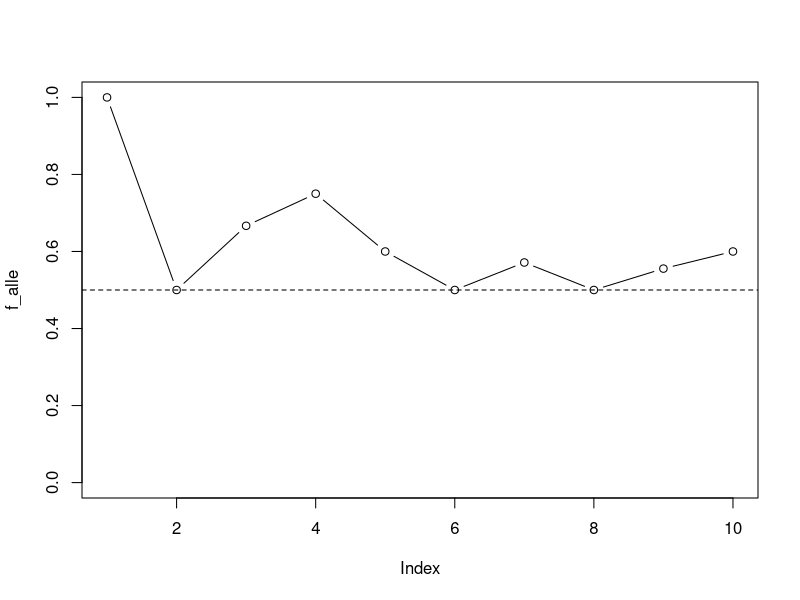

Reproduce this figure in R.
# Relative Häufigkeit f_n(A) für A = "Kopf" Wurf für Wurf mitrechnen
wuerfe <- c("K", "Z", "K", "K", "Z", "Z", "K", "Z", "K", "K")   # beobachtete Würfe #@data
n <- length(wuerfe)                        # Anzahl Wiederholungen n #@n
treffer <- 0                               # wie oft ist A bisher eingetreten? #@t0
for (i in 1:n) {                           # Wurf Nummer i läuft von 1 bis n #@loop
  if (wuerfe[i] == "K") treffer <- treffer + 1    # A tritt ein: Zähler erhöhen #@if
  f <- treffer / i                         # relative Häufigkeit f_i(A) = treffer / i #@f
  cat("i =", i, "  f =", round(f, 4), "\n")       # Zwischenstand ausgeben #@out
}
# dasselbe vektorisiert in einer Zeile:
f_alle <- cumsum(wuerfe == "K") / seq_len(n)    # alle f_1 bis f_n auf einmal #@vec
plot(f_alle, type = "b", ylim = c(0, 1)); abline(h = 0.5, lty = 2)   # Kurve und wahres P(A)
